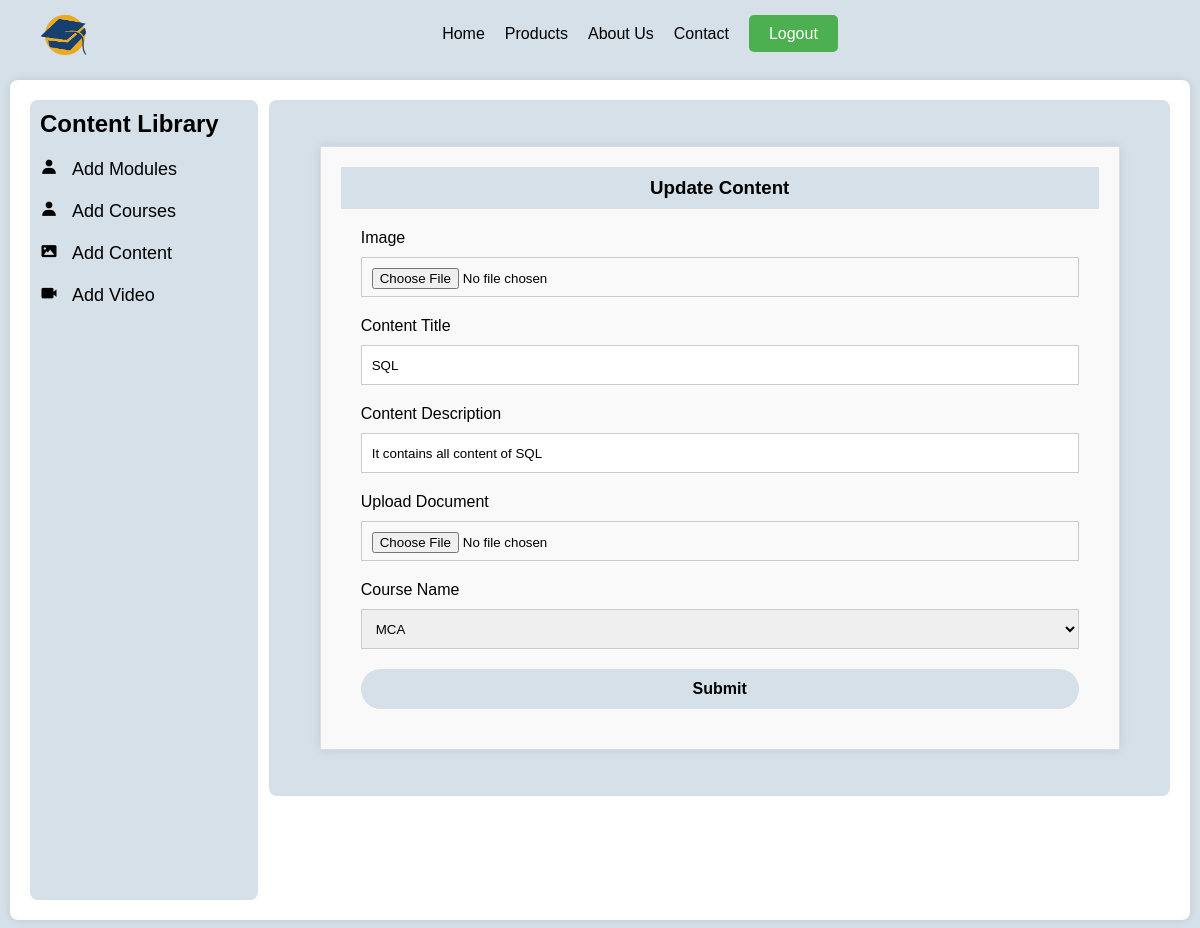
The page /contentupdate?id=2 on the database its author committed.
### model.py (models this page shows)
class Document(database.Model):
    id = database.Column(database.Integer, primary_key=True, autoincrement=True)
    title = database.Column(database.String(100), nullable=False)
    description = database.Column(database.Text, nullable=False)
    image_path = database.Column(database.String(200), nullable=False)
    document_path = database.Column(database.String(200), nullable=False)
    course_id = database.Column(database.Integer, database.ForeignKey('course.id'), nullable=False)
    course = database.relationship('Course', backref='contents')

class Course(database.Model):
    id = database.Column(database.Integer, primary_key= True, autoincrement=True)
    ctitle = database.Column(database.String(100), nullable= False)
    cdescription = database.Column(database.String(300), nullable= False)
    cdate = database.Column(database.DateTime, nullable=False)

### app.py (the view, shortened to what this page needs)
@app.route('/contentupdate', methods=['GET', 'POST'])
def contentupdate():
    content_id = request.args.get('id')
    reqcontent = Document.query.get(content_id)
    courses = Course.query.all()
    document = Document.query.all()
    return render_template('contentupdate.html', reqcontent=reqcontent, courses=courses, documents=document)

### templates/contentupdate.html (shortened to what this page needs)
{% extends "parent.html" %}
{% block main %}
<div class="col-8">
    <div class="contact-container">
        <div class="contact-header">
            <h3>Update Content</h3>
        </div>
        <form class="contact-form" action="/contentupdate?id={{ reqcontent.id }}" method="post" enctype="multipart/form-data">
            <label for="img">Image</label>
            <input type="file" id="img" name="img">
            <label for="ctitle">Content Title</label>
            <input type="text" id="ctitle" name="ctitle" value="{{ reqcontent.title }}">
            <label for="cldesc">Content Description</label>
            <input type="text" id="cldesc" name="cldesc" value="{{ reqcontent.description }}">
            <label for="docu">Upload Document</label>
            <input type="file" id="docu" name="docu">
            <label for="course">Course Name</label>
            <select name="course" id="course">
                {% for course in courses %}
                <option value="{{ course.id }}" {% if course.id == reqcontent.course_id %}selected{% endif %}>{{ course.ctitle }}</option>
                {% endfor %}
            </select>
            <button type="submit" name="submit">Submit</button>
        </form>
    </div>
</div>
{% endblock main %}

### static/css/style.css (style rules this page uses)
* { margin: 0; padding: 0; box-sizing: border-box; font-family: "Poppins", sans-serif; }
body { display: flex; flex-direction: column; min-height: 100vh; background: #d5e0e8; }
.col-8 { width: 79%; float: right; padding: 6px; border-radius: 8px; background-color: #d5e0e8; }
.contact-container { max-width: 800px; margin: 40px auto; padding: 20px; background-color: #f9f9f9; border: 1px solid #ddd; box-shadow: 0 0 10px rgba(0, 0, 0, 0.1); }
.contact-header { background-color: #d5e0e8; color: #000; padding: 10px; text-align: center; }
.contact-form { padding: 20px; }
.contact-form label { display: block; margin-bottom: 10px; }
.contact-form input[type="text"], .contact-form input[type="email"], .contact-form input[type="date" i], .contact-form input[type="file" i],select { width: 100%; height: 40px; margin-bottom: 20px; padding: 10px; border: 1px solid #ccc; }
.contact-form button[type="submit"] { width: 100%; height: 40px; background-color: #d5e0e8; color: #000; border-radius: 20px; border: none; padding: 10px; font-size: 16px; font-weight: bold; cursor: pointer; }

### rows shown on the page
Document: ctitle "SQL", cldesc "It contains all content of SQL", course "MCA"
